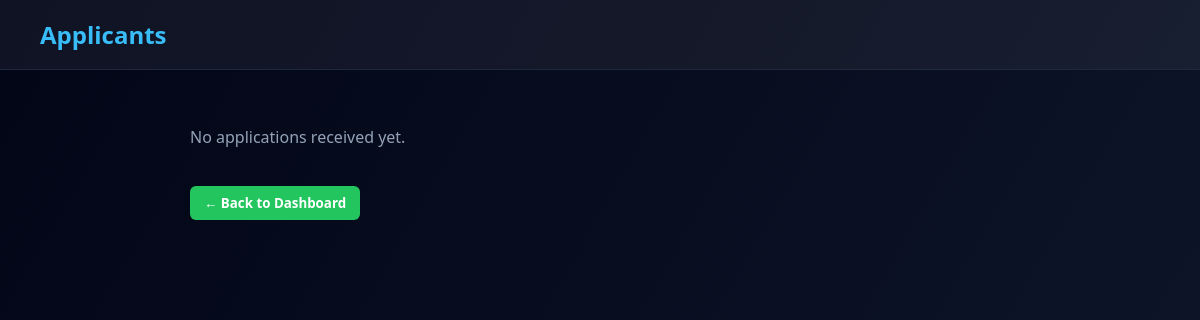
Before: /job-applications/1 with the older database file.
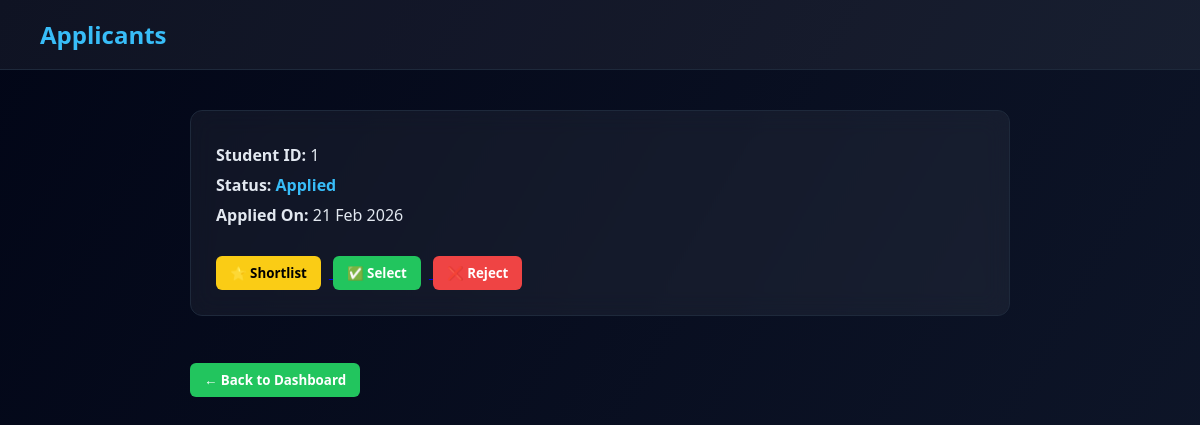
After: the same page with the newer database file.
### app.py (models this page shows)
class Application(db.Model):
    __tablename__ = "applications"
    id = db.Column(db.Integer, primary_key=True)
    job_id = db.Column(
        db.Integer,
        db.ForeignKey("jobs.id"),
        nullable=False
    )
    student_id = db.Column(
        db.Integer,
        db.ForeignKey("student_profiles.id"),
        nullable=False
    )
    status = db.Column(db.String(50), default="Applied")
    applied_at = db.Column(db.DateTime, default=datetime.utcnow)
    job = db.relationship("Job", back_populates="applications")
    student = db.relationship("StudentProfile", back_populates="applications")

### app.py (the view)
@app.route("/job-applications/<int:job_id>")
def view_applications(job_id):
    applications = Application.query.filter_by(job_id=job_id).all()
    return render_template(
        "applications.html",
        applications=applications
    )

### templates/applications.html (shortened to what this page needs)
<!DOCTYPE html>
<html lang="en">
<head>
</head>
<body>
    <div class="navbar">
        <h2>Applicants</h2>
    </div>
    <div class="container">
        {% if applications %}
        {% for app in applications %}
<div class="card">
    <p><b>Student ID:</b> {{ app.student_id }}</p>
    <p>
        <b>Status:</b>
        <span class="status">
            {% if app.status == "Applied" %}
            <span style="color: #38bdf8;">Applied</span>
            {% elif app.status == "Shortlisted" %}
            <span style="color: #facc15;">Shortlisted</span>
            {% elif app.status == "Selected" %}
            <span style="color: #22c55e;">Selected</span>
            {% else %}
            <span style="color: #ef4444;">Rejected</span>
            {% endif %}
        </span>
    </p>
    <p>
        <b>Applied On:</b>
        {{ app.applied_at.strftime("%d %b %Y") }}
    </p>
    <br>
    <a href="/toggle-status/{{ app.id }}/shortlist">
        <button class="btn shortlist">
            {% if app.status == "Shortlisted" %}
                🔁 Unshortlist
            {% else %}
                ⭐ Shortlist
            {% endif %}
        </button>
    </a>
    <a href="/toggle-status/{{ app.id }}/select">
        <button class="btn select">
            {% if app.status == "Selected" %}
                🔁 Unselect
            {% else %}
                ✅ Select
            {% endif %}
        </button>
    </a>
    <a href="/toggle-status/{{ app.id }}/reject">
        <button class="btn reject">
            {% if app.status == "Rejected" %}
                🔁 Unreject
            {% else %}
                ❌ Reject
            {% endif %}
        </button>
    </a>
</div>
        {% endfor %}
        {% else %}
        <p style="color:#94a3b8;">No applications received yet.</p>
        {% endif %}
        <br>
        <a href="/company_dashboard">
            <button class="btn select">← Back to Dashboard</button>
        </a>
    </div>
</body>
</html>

Changed rows visible on the page:
added Application: student_id "1", status "Applied", applied_at "21 Feb 2026"
Other visible differences:
text no longer shown: "No applications received yet."
